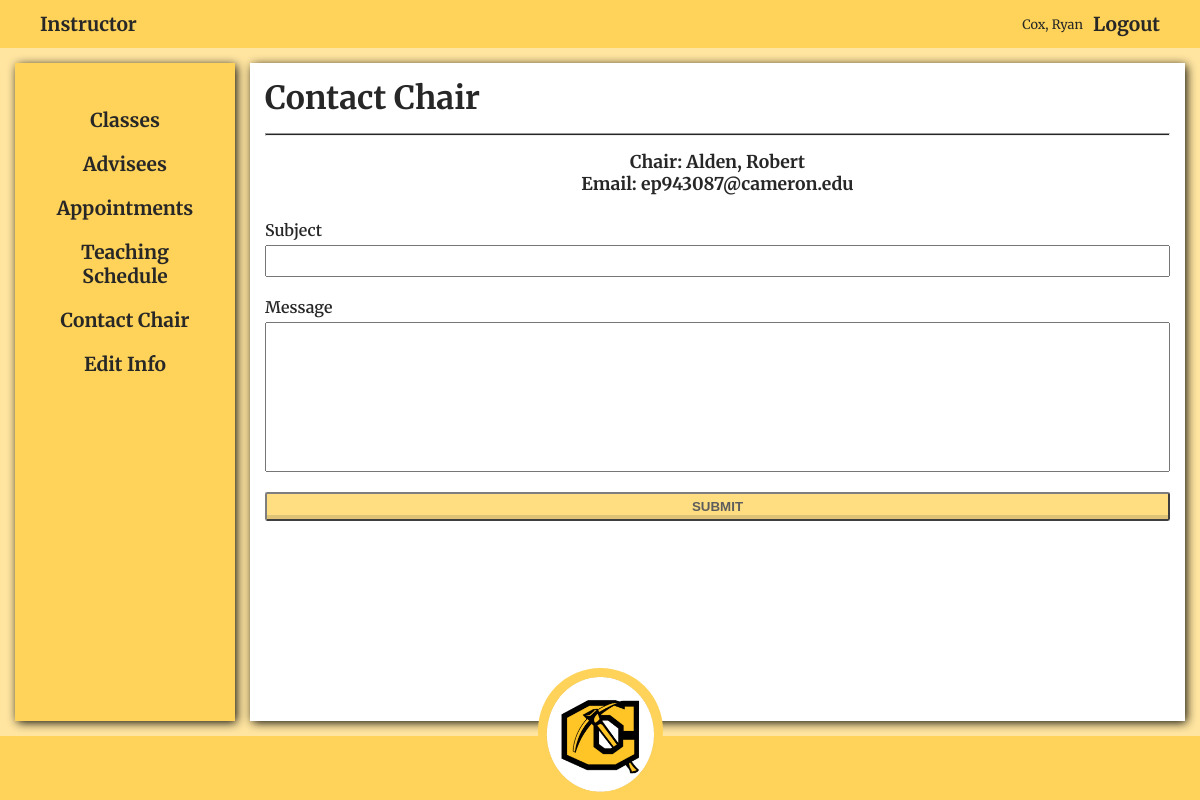
Screenshot of /user.php?feature=contact_chair (signed in) with the database file from the repository.
### tables this page shows
CREATE TABLE `Faculty_Staff` (
  `faculty_id` int(11) NOT NULL,
  `faculty_firstname` varchar(50) NOT NULL,
  `faculty_lastname` varchar(50) NOT NULL,
  `faculty_email` varchar(50) NOT NULL,
  `faculty_phone` char(14) NOT NULL,
  `role` int(11) NOT NULL,
  `faculty_username` varchar(100) NOT NULL,
  `faculty_password` varchar(255) NOT NULL,
  `faculty_active` bit(1) NOT NULL DEFAULT b'1',
  `room_id` int(11) NOT NULL
);

### includes/database/connect.php (called while the page is built, shortened)
<?php
$conn = mysqli_connect(D_LOCATION,D_USERNAME,D_PASSWORD,D_DATABASE);
function query($sql,$types,$params){
    global $conn;
    $stmt = mysqli_stmt_init($conn);
    if(!mysqli_stmt_prepare($stmt,$sql)){
        die("SQL SYNTAX ERROR: " . mysqli_error($conn));
    }
    mysqli_stmt_bind_param($stmt,$types,...$params);
    $exec = mysqli_stmt_execute($stmt);
    $result = mysqli_stmt_get_result($stmt);
    return $result;
}
function query_one($sql,$types,$params){
    $result = query($sql,$types,$params);
    $row = mysqli_fetch_assoc($result);
    return clean_array($row);
}
function query_np($sql){
    global $conn;
    $result = mysqli_query($conn,$sql);
    return $result;
}
function query_one_np($sql){
    $result = query_np($sql);
    $row = mysqli_fetch_assoc($result);
    return clean_array($row);
}
?>

### includes/database/queries_get_one_by.php (called while the page is built, shortened)
<?php
function get_faculty_by_id($id){
    $sql = "
        SELECT
            Faculty_Staff.*,
            CONCAT(faculty_lastname,', ',faculty_firstname) as full_name,
            CONCAT(Room.building,' ',Room.room_number) as room
        FROM Faculty_Staff
        INNER JOIN Room
            ON Room.room_id = Faculty_Staff.room_id
        WHERE faculty_id = ?
            AND faculty_active = 1
    ";
    return query_one($sql,"s",[$id]);
}
function get_chair(){
    $sql = "
        SELECT
            Faculty_Staff.*,
            CONCAT(faculty_lastname,', ',faculty_firstname) as full_name,
            CONCAT(Room.building,' ',Room.room_number) as room
        FROM Faculty_Staff
        INNER JOIN Room
            ON Room.room_id = Faculty_Staff.room_id
        WHERE role = (SELECT role_chair FROM Constants)
            AND faculty_active = 1
    ";
    return query_one_np($sql);
}
?>

### includes/authentication/all.php (called while the page is built, shortened)
<?php
function is_logged_in(){
    return isset($_SESSION["id"]) && isset($_SESSION["role"]);
}
function is_faculty($role){
    switch($role){
        case ADMIN:
        case CHAIR:
        case INSTRUCTOR:
        case SECRETARY:
            return true;
    }
}
function authenticate(){
    $user = false;
    if($_SESSION["role"] === STUDENT)
        $user = get_student_by_id($_SESSION["id"]);
    else if(is_faculty($_SESSION["role"]))
        $user = get_faculty_by_id($_SESSION["id"]);
    return $user;
}
?>

### includes/functions/all.php (called while the page is built, shortened)
<?php
function error_outline($array, $key){
    return "";
}
function clean_array($array){
    $clean = [];
    foreach($array as $key=>$value){
        $clean[$key] = htmlspecialchars($value);
    }
    return $clean;
}
function show_value($array,$key){
    return "";
}
function get_role_name($role){
    switch($role){
        case INSTRUCTOR: return "Instructor";
    }
}
?>

### users/features/contact_chair.php (the view, shortened to what this page needs)
<?php
$chair = get_chair();
$error = [];
$input = [];
?>
<h1>Contact Chair</h1>
<hr>
<div class="who">
	<h3>Chair: <?php echo $chair["full_name"] ?> </h3>
	<h3>Email: <?php echo $chair["faculty_email"] ?> </h3>
</div>
<form method="POST" class="form">
	<div class="form-group">
		<label>Subject</label>
		<input <?= error_outline($error, 'subject') ?> type="text" name="subject" value="<?= show_value($input, 'subject')?>" required >
	</div>
	<div class="form-group">
		<label>Message</label>
		<textarea id="comments" <?= error_outline($error, 'subject') ?> name="message" required><?= show_value($input, 'message')?></textarea>
	</div>
<input type="submit" name="submit_new_chair">
</form>

### partials/user/header.php (shortened to what this page needs)
<!DOCTYPE html>
<html lang="en">
<head>
    <link rel="stylesheet" href="css/user.css">
    <link rel="stylesheet" href="css/input.css">
    <link rel="stylesheet" href="css/table.css">
    <link rel="stylesheet" href="css/search_form.css">
    <link rel="stylesheet" href="css/forms.css">
</head>
<body>
    <header>
        <div class="brand">
            <a class="mainlink" href="user.php"><?= get_role_name($role) ?></a>
        </div>
        <nav class="main-nav">
            <p><?= $user["full_name"] ?></p>
            <a class="mainlink logout" href="logout.php">Logout</a>
        </nav>
    </header>
    <div class="aside">
        <div class="aside-content">
            <?php require("users/links/choose.php") ?>
        </div>
    </div>
        <?php require("users/links/choose.php") ?>
    <main>
        <div class="main-content">

### css/user.css (style rules this page uses)
:root { --dark-yellow: #ffd359; --darkest-yellow: #493502; --light-yellow: #ffe5a0; --lightest-yellow: #fff3d3; --nav: #ffffcc; --text-color: rgb(39, 39, 39); --shadow: black 0.1em 0.15em 0.6em; --animation-time: 0.35s; --transform-position: 15px; }
body { color: var(--text-color); }
* { box-sizing: border-box; padding: 0; margin: 0; }
html { background-color: var(--light-yellow); }
body, html { height: 100%; overflow-x: hidden; }
body { font-family: 'Merriweather', serif; }
body { display: grid; width: 100vw; grid-template-areas: 'header header' 'side main' 'footer footer'; grid-template-rows: 48px 1fr 64px; grid-template-columns: 250px 1fr; }
main { position: relative; }
main h1 { position: relative; width: 100%; animation-name: come-down; animation-duration: var(--animation-time); animation-iteration-count: 1; }
main hr { animation-name: spread-out; animation-duration: var(--animation-time); animation-iteration-count: 1; margin: 15px 0; height: 3px; background-color: var(--text-color); }
header { grid-area: header; background-color: var(--dark-yellow); padding-left: 30px; padding-right: 30px; font-size: 1.2rem; display: flex; justify-content: space-between; align-items: center; position: fixed; left: 0; top: 0; width: 100vw; height: 48px; z-index: 105; }
.main-nav { display: flex; flex-direction: row; align-items: center; }
.main-nav > p { font-size: 0.8rem; }
.aside { grid-area: side; padding: 15px; }
.aside-content { box-shadow: var(--shadow); flex-direction: column; display: flex; align-items: center; padding: 15px; padding-top: 35px; background-color: var(--dark-yellow); width: 100%; height: 100%; }
main { background-color: var(--light-yellow); grid-area: main; padding: 15px; padding-left: 0; }
.main-content { width: 100%; height: 100%; background-color: white; padding: 15px; position: relative; box-shadow: var(--shadow); }
.mainlink, .aside-content > a { color: var(--text-color); text-decoration: none; font-weight: 700; font-size: 1.2rem; text-align: center; }
.mainlink, .aside-content > a { padding: 10px; text-decoration: none; position: relative; transition: all 0.6s ease-in; transition-timing-function: cubic-bezier(0.19, 0.715, 0.2, 1.395); overflow: hidden; display: block; }
.mainlink:before, .aside-content > a:before { z-index: 1; transition: inherit; content: ''; width: 90%; height: 4px; position: absolute; left: 5%; bottom: 4px; background-color: var(--text-color); transform: translateY(210%); }

### css/input.css (style rules this page uses)
input { outline: none; }

### css/forms.css (style rules this page uses)
.form { display: flex; flex-direction: column; }
.who { margin: 15px 0; }
.who > * { font-size: 1.1rem; text-align: center; }
.form-group { margin: 10px 0; display: flex; flex-direction: column; width: 100%; }
.form-group > :is(input, select, textarea) { padding: 5px; font-size: 1rem; color: var(--text-color); width: 100%; }
.form-group > textarea { font-size: 1rem !important; height: 150px; resize: none; }
.form-group > :is(input, select, textarea):focus { outline: none; }
.form-group > label { margin-bottom: 5px; font-weight: 550; color: var(--text-color); }
.form > input[type='submit'] { margin: 10px 0; padding: 5px 10px; flex-grow: 0; flex-shrink: 0; flex: basis; padding: 0.3rem 0.7rem; border-radius: 0.15rem; text-decoration: none; text-transform: uppercase; font-weight: 600; color: var(--text-color); background-color: var(--dark-yellow); box-shadow: inset 0 -0.6rem 0 -0.35rem rgba(0, 0, 0, 0.17); text-align: center; position: relative; opacity: 0.75; }

### rows the page displays
faculty_staff: role "Instructor"
faculty_staff: faculty_email "ep943087@cameron.edu"

### other values shown
$user["full_name"] "Cox, Ryan"
$name "Classes"
$name "Advisees"
$name "Appointments"
$name "Teaching Schedule"
$name "Contact Chair"
$name "Edit Info"
$chair["full_name"] "Alden, Robert"
